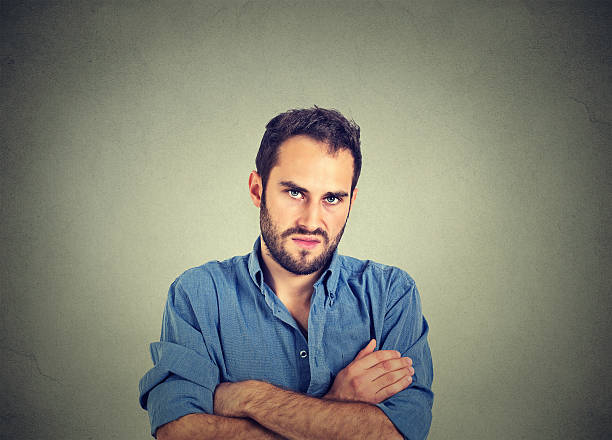
#> input picture FacialExpressions/istockphoto-491959008-612x612.jpg, 612 x 440 px, found by its file name
$ jupyter execute Image_Preprocessing_and_face_detection.ipynb   (shell and % lines are left out)
#> lines starting #> are read from the running program, lines starting #| are printed output that depends on the picture; after the words box and inside, x2 and y2 are one past the last pixel; in counts of white or black regions, pixels touching at a corner belong together
Install OpenCv (dlib library can be used too)

Pre Trained Face detection Model Haar Cascade Download

Uploading The images which needed to detect faces

[cell 1]
from google.colab import files

# Upload images (Can add multiple pics at once)
uploaded = files.upload()
#> the answer given: istockphoto-491959008-612x612.jpg

# List uploaded files
print(uploaded)

Creating a folder store processed Images

[cell 2]
import os

output_folder = "processed_images"
os.makedirs(output_folder, exist_ok=True)

Implementing Face Detection

Grayscale Conversion:
   Convert images to grayscale to reduce complexity while preserving essential information.

Normalization:
   Scale pixel values to a standard range, typically 0 to 1, to improve convergence during model training.

Resizing:
   Resize the cropped face images to a uniform size, such as 96x96 pixels, to ensure consistent input for the model.

Histogram Equalization:
   Enhance the contrast of the images to make facial features more distinguishable.

[cell 3]
import cv2
from google.colab.patches import cv2_imshow
from google.colab import files
import os

# Load the Haar cascade
face_cascade = cv2.CascadeClassifier('haarcascade_frontalface_default.xml')

# Check if the Haar cascade is loaded properly
if face_cascade.empty():
    raise Exception("Haar cascade file not loaded properly!")

# Process each uploaded image
for file_name in uploaded.keys():

    # Read the image
    image = cv2.imread(file_name)
#> image is the input picture: shape (440, 612, 3); mean B, G, R 116.2, 128.3, 127.3

    # Convert the image to grayscale
    gray = cv2.cvtColor(image, cv2.COLOR_BGR2GRAY)
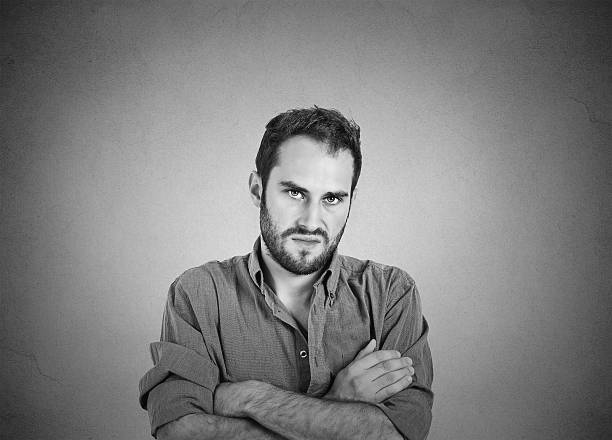
#> gray: shape (440, 612); min 2, max 253, mean 126.7

    # Detect faces
    faces = face_cascade.detectMultiScale(gray, scaleFactor=1.1, minNeighbors=5, minSize=(30, 30))
#> faces = [[255, 149, 117, 117]]

    # Draw rectangles around detected faces
    for (x, y, w, h) in faces:
        cv2.rectangle(image, (x, y), (x + w, y + h), (255, 0, 0), 2)
#> this loop made 1 pass
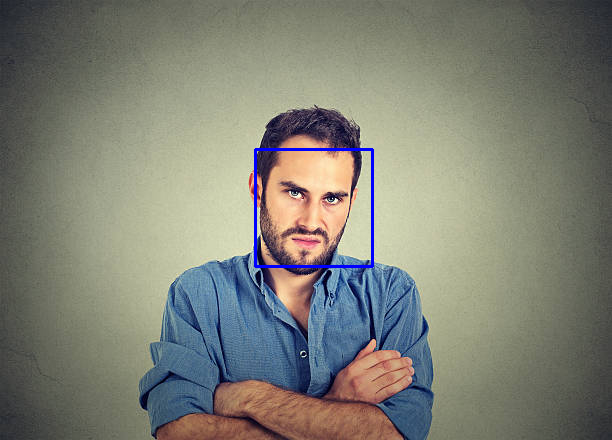
#> image: shape (440, 612, 3); 0.52% of pixels changed, all inside (x1, y1, x2, y2) = (254, 148, 374, 268)

#Saving Processed Images
    output_path = os.path.join(output_folder, f"processed_{file_name}")
    if cv2.imwrite(output_path, image):
        print(f"Processed and saved: {output_path}")
    else:
        print(f"Failed to save the processed image: {output_path}")

View the processed Images (Optional)

[cell 4]
# List all processed images
processed_files = os.listdir(output_folder)
print("Processed images saved in:", output_folder)
print("Processed files:", processed_files)

# Display one of the processed images (optional)
for file_name in processed_files:
    file_path = os.path.join(output_folder, file_name)
    image = cv2.imread(file_path)
    image = cv2.cvtColor(image, cv2.COLOR_BGR2RGB)  # Convert for correct display
    print(f"Displaying: {file_name}")
    cv2_imshow(image)

Download The Processed Image Folder (Optional)

[cell 5]
from google.colab import files

# Download individual files manually
for file_name in processed_files:
    file_path = os.path.join(output_folder, file_name)
    files.download(file_path)
